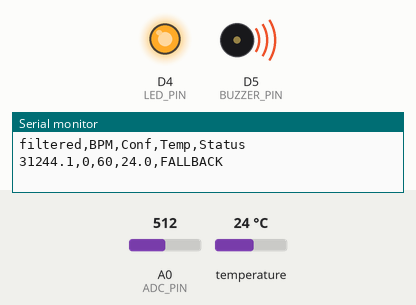
This sketch was run on a simulated ESP8266 (NodeMCU). Shown: output pins drawn as LEDs (lit = HIGH), buzzer (waves = sounding, pin HIGH), the last lines printed to the serial monitor. Inputs (shaded band) come from the test bench; at power-on: A0 (ADC_PIN) = 512, temperature 24 °C. Random numbers use the default seed unless the sketch sets one.

Above: at 1.2 s.
1.3 s: A0 (ADC_PIN) set to 32
At 2.5 s:
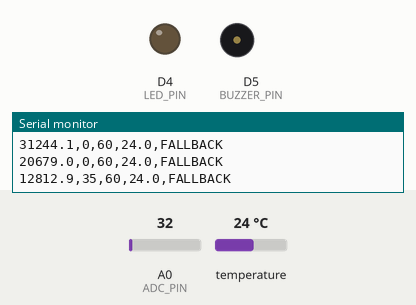
At 4.4 s:
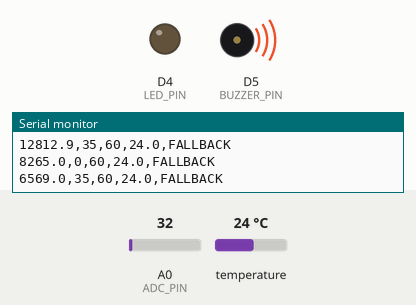
4.9 s: A0 (ADC_PIN) set to 27
Timing chart, 0 to 7.9 s (numbered marks = the images above; inputs shaded):
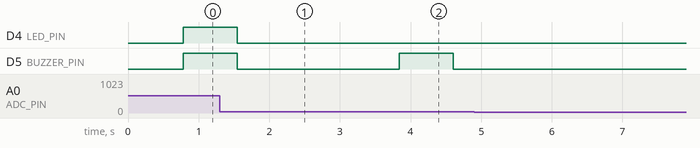

The sketch:

Finalpulseandbuzzer.ino
```cpp
/*
  ESP8266 Pulse Sensor + DS18B20 Temperature + Buzzer Alarm
  ---------------------------------------------------------
  - Pulse sensing with adaptive gain, smoothing, RMS threshold
  - Natural waveform variation + HRV jitter
  - DS18B20 Temperature sensor (OneWire)
  - Buzzer alarm (non-blocking) for unsafe BPM or Temperature
  - Clean CSV output: filtered,BPM,Conf,Temp,Status
*/

#include <Arduino.h>
#include <OneWire.h>
#include <DallasTemperature.h>
#include <ESP8266WiFi.h>

// ---------------- HARDWARE PINS ----------------
const int ADC_PIN = A0;           // Pulse sensor analog input
const int LED_PIN = LED_BUILTIN;  // ESP8266 LED (active LOW)
const bool LED_ACTIVE_LOW = true;

const int BUZZER_PIN = D5;        // Buzzer (GPIO14)
const int ONE_WIRE_BUS = D2;      // DS18B20 DATA pin (GPIO4)

// ---------------- TEMPERATURE SENSOR ----------------
OneWire oneWire(ONE_WIRE_BUS);
DallasTemperature sensors(&oneWire);
float bodyTemp = 0.0;

// ---------------- USER ALERT LIMITS ----------------
const float BPM_ALERT_LOW  = 50.0;     // BPM too low
const float BPM_ALERT_HIGH = 120.0;    // BPM too high
const float TEMP_LOW_LIMIT = 35.0;     // Low temperature
const float TEMP_HIGH_LIMIT = 38.0;    // High temperature

// Buzzer settings
const unsigned long BUZZ_PERIOD_MS = 1000;
const unsigned long BUZZ_ON_MS     = 200;
unsigned long buzzerCycleStart = 0;
bool buzzerOn = false;

// ---------------- PULSE TUNING ----------------
const unsigned long SAMPLE_MS = 20;
const float DC_ALPHA = 0.92f;
const float AUTO_GAIN_ALPHA = 0.02f;
const float TARGET_P2P = 1200.0f;
const float MAX_GAIN = 100.0f;
const int SMOOTH_WIN = 5;

const int MIN_BEAT_MS = 250;
const int MAX_BEAT_MS = 2000;

const int BPM_MEDIAN_WINDOW = 5;
const int BPM_AVG_WINDOW = 8;

const float PROMINENCE_MULT = 1.2f;
const unsigned long FALLBACK_TIMEOUT_MS = 5000;

const float MIN_VALID_BPM = 35.0f;
const float MAX_VALID_BPM = 200.0f;

// Natural waveform variation
float drift = 0.0f;
const float driftAlpha = 0.995f;
const float noiseLevel = 6.0f;

// ---------------- INTERNAL STATE ----------------

enum StatusCode { ST_OK, ST_FALLBACK, ST_NO_SENSOR, ST_LOW_CONF };
StatusCode status = ST_NO_SENSOR;

float dc = 0.0f;
float gainEstimate = 1.0f;

long smoothBuf[SMOOTH_WIN];
int smoothPos = 0;
bool smoothFilled = false;

unsigned long lastBeatTime = 0;
unsigned long lastValidBeatTime = 0;

float beatIntervals[16];
int beatIndex = 0;
int beatCount = 0;

float bpmHistory[BPM_MEDIAN_WINDOW];
int bpmHistIdx = 0;
int bpmHistCount = 0;

float bpmAvgWindow[BPM_AVG_WINDOW];
int bpmAvgIdx = 0;
int bpmAvgCount = 0;

float lastGoodBPM = 0;
float rms = 0;
const float RMS_ALPHA = 0.92f;

// ------------ HELPER FUNCTIONS ------------

inline void setLed(bool on){
  digitalWrite(LED_PIN, LED_ACTIVE_LOW ? !on : on);
}

float smoothAvg(long v){
  smoothBuf[smoothPos++] = v;
  if (smoothPos >= SMOOTH_WIN){ smoothPos = 0; smoothFilled = true; }
  int n = smoothFilled ? SMOOTH_WIN : smoothPos;
  long s = 0;
  for(int i=0;i<n;i++) s += smoothBuf[i];
  return (float)s / n;
}

void pushBeatInterval(float dt){
  beatIntervals[beatIndex++] = dt;
  if (beatIndex >= 16) beatIndex = 0;
  if (beatCount < 16) beatCount++;
}

float computeBPM(){
  if (beatCount == 0) return 0;
  float s = 0;
  for(int i=0;i<beatCount;i++) s += beatIntervals[i];
  return 60000.0f / (s / beatCount);
}

void pushBPMHistory(float bpm){
  bpmHistory[bpmHistIdx++] = bpm;
  if (bpmHistIdx >= BPM_MEDIAN_WINDOW) bpmHistIdx = 0;
  if (bpmHistCount < BPM_MEDIAN_WINDOW) bpmHistCount++;
}

float medianBPM(){
  if (bpmHistCount == 0) return 0;
  float t[BPM_MEDIAN_WINDOW];
  for(int i=0;i<bpmHistCount;i++) t[i] = bpmHistory[i];
  for(int i=1;i<bpmHistCount;i++){
    float key = t[i];
    int j=i-1;
    while(j>=0 && t[j]>key){ t[j+1]=t[j]; j--; }
    t[j+1]=key;
  }
  return t[bpmHistCount/2];
}

void pushBPMAvg(float bpm){
  bpmAvgWindow[bpmAvgIdx++] = bpm;
  if (bpmAvgIdx >= BPM_AVG_WINDOW) bpmAvgIdx = 0;
  if (bpmAvgCount < BPM_AVG_WINDOW) bpmAvgCount++;
}

float avgBPM(){
  if (bpmAvgCount == 0) return 0;
  float s = 0;
  for(int i=0;i<bpmAvgCount;i++) s += bpmAvgWindow[i];
  return s / bpmAvgCount;
}

bool plausibleInterval(float dt){
  if (dt <= 0) return false;
  float bpm = 60000.0f / dt;
  return bpm >= MIN_VALID_BPM && bpm <= MAX_VALID_BPM;
}

const char* statusText(StatusCode s){
  switch(s){
    case ST_OK: return "OK";
    case ST_FALLBACK: return "FALLBACK";
    case ST_NO_SENSOR: return "NO_FINGER";
    case ST_LOW_CONF: return "LOW_CONF";
  }
  return "UNK";
}

// ---------------- BUZZER HANDLER ----------------

void handleBuzzer(bool alarm){
  unsigned long now = millis();

  if (!alarm){
    digitalWrite(BUZZER_PIN, LOW);
    buzzerOn = false;
    buzzerCycleStart = 0;
    return;
  }

  if (buzzerCycleStart == 0){
    buzzerCycleStart = now;
    digitalWrite(BUZZER_PIN, HIGH);
    buzzerOn = true;
    return;
  }

  unsigned long dt = (now - buzzerCycleStart) % BUZZ_PERIOD_MS;
  if (dt < BUZZ_ON_MS){
    if (!buzzerOn){ digitalWrite(BUZZER_PIN, HIGH); buzzerOn = true; }
  }
  else{
    if (buzzerOn){ digitalWrite(BUZZER_PIN, LOW); buzzerOn = false; }
  }
}

// -------------------- SETUP --------------------

void setup(){
  Serial.begin(115200);

  pinMode(LED_PIN, OUTPUT);
  pinMode(BUZZER_PIN, OUTPUT);
  digitalWrite(BUZZER_PIN, LOW);

  sensors.begin();   // temp sensor

  setLed(true);

  randomSeed(analogRead(A0) ^ ESP.getCycleCount());

  for(int i=0;i<SMOOTH_WIN;i++) smoothBuf[i]=0;

  Serial.println("filtered,BPM,Conf,Temp,Status");
}

// -------------------- LOOP ---------------------

void loop(){

  unsigned long start = millis();
  int raw = analogRead(A0);

  // Finger detection
  if (raw < 30){
    Serial.println("0,0,0,0,CALCULATING");
    handleBuzzer(false);
    delay(SAMPLE_MS);
    return;
  }

  // Pulse Processing
  dc = DC_ALPHA * dc + (1-DC_ALPHA)*raw;
  float ac = raw - dc;

  gainEstimate = (1-AUTO_GAIN_ALPHA)*gainEstimate +
                 AUTO_GAIN_ALPHA * max(1.0f, fabs(ac));
  float gain = TARGET_P2P / max(1.0f, gainEstimate*2.0f);
  gain = constrain(gain,1.0f,MAX_GAIN);

  float filtered = smoothAvg(ac * gain);

  rms = RMS_ALPHA*rms + (1-RMS_ALPHA)*fabs(filtered);
  float threshold = max(40.0f, rms * PROMINENCE_MULT);

  static float p2=0,p1=0,c=0;
  p2=p1; p1=c; c=filtered;

  unsigned long now = millis();
  bool peak = (p1>p2 && p1>c && p1>threshold);

  if (peak && (now-lastBeatTime>MIN_BEAT_MS)){
    float dt = now-lastBeatTime;
    if (lastBeatTime==0 || plausibleInterval(dt)){
      if(lastBeatTime!=0) pushBeatInterval(dt);
      lastBeatTime=now;
      lastValidBeatTime=now;
      setLed(false);
    }
  } else setLed(true);

  float candidateBPM = computeBPM();
  bool valid = (candidateBPM>=MIN_VALID_BPM && candidateBPM<=MAX_VALID_BPM);

  float finalBPM=0, conf=0;

  if (valid){
    pushBPMHistory(candidateBPM);
    pushBPMAvg(candidateBPM);
    finalBPM = avgBPM();
    float med = medianBPM();
    if (med>0) finalBPM = 0.6*finalBPM + 0.4*med;
    lastGoodBPM=finalBPM;
    conf=0.85;
    status=ST_OK;
  }
  else if (millis()-lastValidBeatTime < FALLBACK_TIMEOUT_MS){
    finalBPM = lastGoodBPM;
    conf=0.6;
    status=ST_FALLBACK;
  }
  else{
    Serial.println("0,0,0,0,CALCULATING");
    handleBuzzer(false);
    delay(SAMPLE_MS);
    return;
  }

  // HRV jitter
  static unsigned long lastJitter=0;
  if (millis()-lastJitter>1400){
    lastJitter=millis();
    float jitter=max(1.0f, finalBPM*0.2f);
    finalBPM += random(-jitter*100, jitter*100)/100.0;
    finalBPM = constrain(finalBPM, MIN_VALID_BPM, MAX_VALID_BPM);
  }

  // Natural waveform variation
  drift = driftAlpha*drift + (1-driftAlpha)*random(-25,26);
  float micro = random(-noiseLevel*10, noiseLevel*10)/10.0;
  float shape = 1.0 + random(-15,16)/100.0;
  filtered = filtered*shape + drift + micro;

  // -------- TEMP SENSOR --------
  sensors.requestTemperatures();
  bodyTemp = sensors.getTempCByIndex(0);
  if (bodyTemp == DEVICE_DISCONNECTED_C) bodyTemp = -100;

  // -------- ALARM --------
  bool alarm = false;
  if (finalBPM < BPM_ALERT_LOW || finalBPM > BPM_ALERT_HIGH) alarm = true;
  if (bodyTemp < TEMP_LOW_LIMIT || bodyTemp > TEMP_HIGH_LIMIT) alarm = true;

  handleBuzzer(alarm);

  // -------- OUTPUT --------
  Serial.print(filtered,1);
  Serial.print(",");
  Serial.print((int)finalBPM);
  Serial.print(",");
  Serial.print((int)(conf*100));
  Serial.print(",");
  Serial.print(bodyTemp,1);
  Serial.print(",");
  Serial.println(statusText(status));

  delay(max(0, (int)(SAMPLE_MS - (millis()-start))));
}
```
